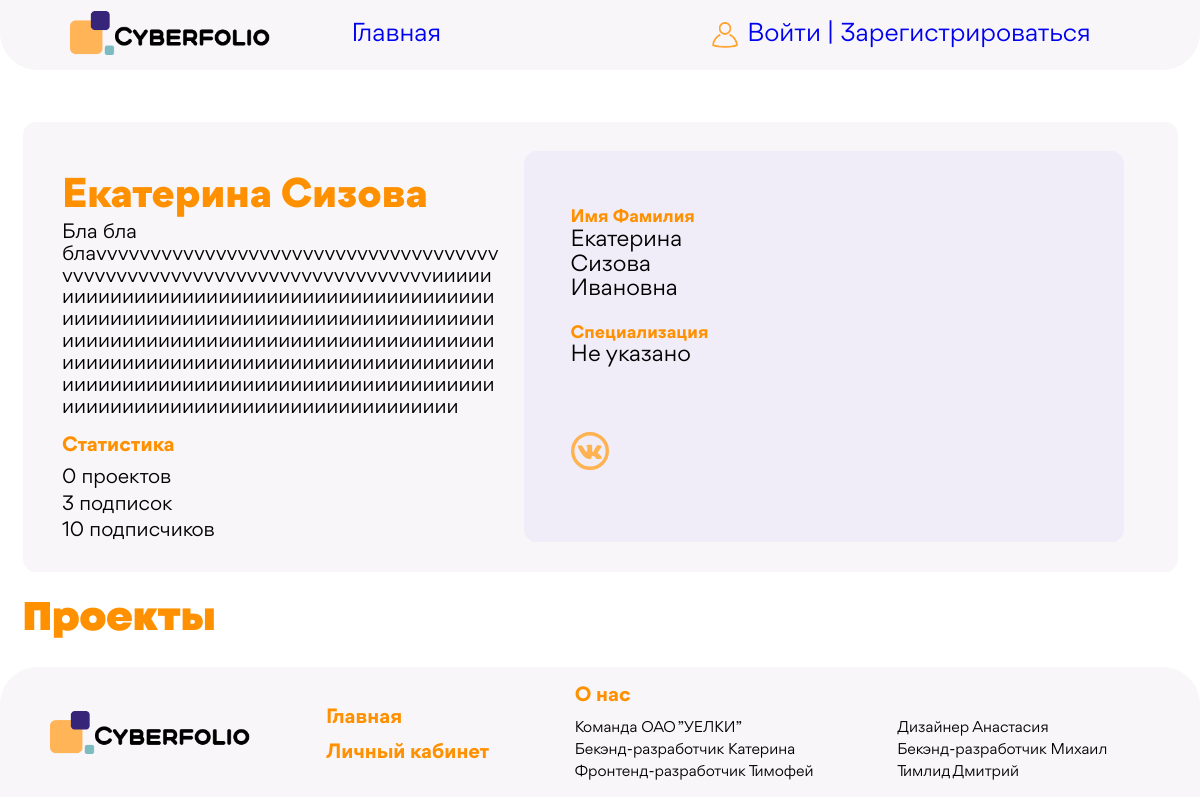
Before: /profile/katrijein with the older database file.
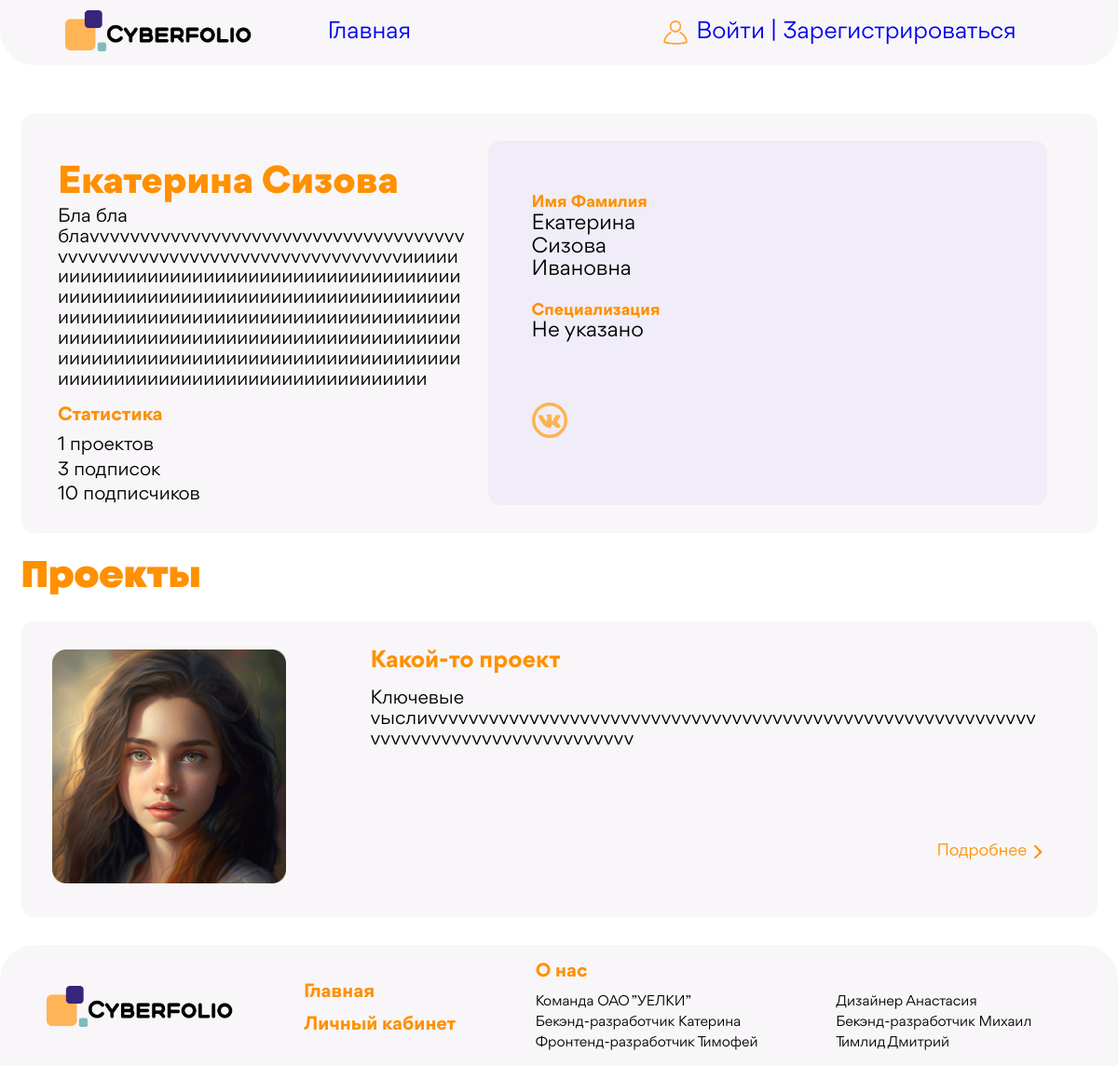
After: the same page with the newer database file.
### Accounts/models.py (models this page shows, shortened)
class User(AbstractUser):
    sur_sur_name = models.CharField(max_length=20, verbose_name="Фамилия",blank=True)
    slug = models.SlugField(verbose_name='Слаг', unique=True)
    descriptions = models.TextField(max_length=300, verbose_name='Описание',blank=True)
    email = models.EmailField(verbose_name='Почта',blank=True)
    spec = models.ForeignKey('Specs', db_index=True, on_delete=models.PROTECT, verbose_name="Специализация",blank=True, default=1)
    photo = models.ImageField(upload_to=user_directory_path, blank=True, verbose_name="Фото")
    time_create = models.DateTimeField(auto_now_add=True, verbose_name="Время создания")
    vk_url = models.URLField(max_length=128, blank=True, verbose_name='VK')
    hh_url = models.URLField(max_length=128,blank=True, verbose_name='HH')
    behance_url = models.URLField(max_length=128,blank=True,verbose_name='BH')
    def get_projects(self):
        return Project.objects.all().filter(users=self)
    def count_projects(self):
        return self.get_projects().count()
    def get_followers(self):
        return Follow.objects.all().filter(follow_from_id=self.id).values_list('follow_to', flat=True)
    def count_followers(self):
        return self.get_followers().count()
    def count_followings(self):
        return Follow.objects.all().filter(follow_to_id=self.id).count()
    class Meta:
        verbose_name = 'Юзер'
        verbose_name_plural = 'Юзеры'
        ordering = ['id']

class Specs(models.Model):
    name = models.CharField(max_length=40, verbose_name="Специализация")
    def __str__(self):
        return self.name
    class Meta:
        verbose_name = 'Специализация'
        verbose_name_plural = 'Специализации'
        ordering = ['id']

class Project(models.Model):
    slug = models.SlugField(verbose_name='Слаг', unique=False)
    name = models.CharField(max_length=50, db_index=True, verbose_name="Название")
    users = models.ManyToManyField(User)
    type = models.ForeignKey('TypeProject', on_delete=models.PROTECT, verbose_name='Тип преокта', default=1)
    spec_proj = models.ForeignKey('SpecProject', on_delete=models.PROTECT, verbose_name='Специализация', default=1)
    sum_unregistred = models.IntegerField(default=0, verbose_name='Сумма оценок незареганных')
    count_unregistred = models.IntegerField(default=0, verbose_name='Количество оценок незареганных')
    descriptions = models.TextField(max_length=300, verbose_name='Описание')
    key_words= models.TextField(max_length=100, verbose_name='Ключевые слова')
    url = models.URLField(max_length=128,  blank=True, verbose_name='URL')
    time_developing = models.CharField(max_length=30,  verbose_name="Время разработки")
    teammate1 = models.URLField(max_length=128,  blank=True, verbose_name='Тиммейт1')
    teammate2 = models.URLField(max_length=128,  blank=True, verbose_name='Тиммейт2')
    teammate3 = models.URLField(max_length=128,  blank=True, verbose_name='Тиммейт3')
    teammate4 = models.URLField(max_length=128,  blank=True, verbose_name='Тиммейт4')
    teammate5 = models.URLField(max_length=128,  blank=True, verbose_name='Тиммейт5')
    avatar_image = models.ImageField(upload_to=project_directory_path, blank=True, verbose_name="Аватар")
    main_image = models.ImageField(upload_to=project_directory_path, blank=True, verbose_name="Основное фото")
    class Meta:
        verbose_name = 'Проект'
        verbose_name_plural = 'Проекты'
        ordering = ['id']

### Accounts/views.py (the view)
# urls.py: path('profile/<slug:slug>', Profile.as_view(), name='profile'),
class Profile(DetailView):
    model = User
    template_name = 'user_profile.html'
    context_object_name = 'user'
    def get(self, request, *args, **kwargs):
        slug = self.kwargs.get(self.slug_url_kwarg, None)
        user_profile = get_object_or_404(User,slug=slug)
        is_your_profile = False
        if request.user.is_authenticated:
            if user_profile.id == request.user.id:
                is_your_profile = True
        return render(request, 'user_profile.html', {'user': user_profile, 'is_your_profile': is_your_profile, 'projects':user_profile.get_projects(), 'title': slug})

### templates/user_profile.html (shortened to what this page needs)
{% extends 'base.html' %}
{% load static %}
{% block css %}
    <link rel="stylesheet" href="{% static 'css/normalize.css' %}">
    <link rel="stylesheet" href="{% static 'css/general_styles.css' %}">
    <link rel="stylesheet" href="{% static 'css/user-profile_styles.css' %}">
    <link href = "{% static 'fonts/stylesheet.css' %}" rel = "stylesheet" type = "text/css" />
{% endblock %}
{% block content %}
    <div class="container user-info-container">
        <div class="left-user-section">
            <h1 class="user-header">{{ user.first_name }} {{ user.last_name }}</h1>
            <p class="user-info user-text">{{ user.descriptions }}</p>
            <div class="user-statistic-container">
                <div class="user-statistic">
                    <div class="first-colum">
                        <h3 class="user-statistic-header">Статистика</h3>
                        <ul class="statistic-list">
                            <li class="statistic-item">{{ user.count_projects }} проектов</li>
                            <li class="statistic-item">{{ user.count_followers }} подписок</li>
                            <li class="statistic-item">{{ user.count_followings }} подписчиков</li>
                        </ul>
                    </div>
                </div>
            </div>
        </div>
        <div class="right-user-section">
            <div class="personal-user-info">
                <h4 class="personal-header">Имя Фамилия</h4>
                <p class="personal-item">{{ user.first_name }}</p>
                <p class="personal-item">{{ user.last_name}} </p>
                <p class="personal-item">{{user.sur_sur_name}} </p>
                <h4 class="personal-header">Специализация</h4>
                <p class="personal-item">{{ user.spec }}</p>
                <ul class="user-contacts">
                    {% if user.vk_url %}
                    <li class="contact-item">
                        <a href="{{ user.vk_url }}" class="contact">
                            <img src="{% static 'images/vk-icon.svg' %}" alt="" class="contact-img">
                        </a>
                    </li>
                    {% endif %}
                </ul>
            </div>
            <div class="user-avatar">
            </div>
        </div>
    </div>
    <div class="container second-container">
        <h1 class="projects-header">Проекты</h1>
    </div>
    {% for project in projects %}
        <div class="container third-container">
            <div class="project-avatar-aria">
                {% if project.avatar_image %}
                    <img src="{{ project.avatar_image.url }}" alt="" class="avatar">
                {% else %}
                    <img src="{% static '/images/user-image.png' %}" alt="" class="avatar">
                {% endif %}
            </div>
            <div class="project-info-aria">
                <div>
                    <h3 class="project-name">{{ project.name }}</h3>
                    <p class="project-info user-text">{{ project.key_words }}</p>
                </div>
                <div class="about-project-section">
                    <a href="{% url 'project' profile_slug=user.slug post_slug=project.slug %}" class="project-link">
                        <h5 class="abour-project">Подробнее</h5>
                        <img class="abour-project-icon" src="{% static 'images/about-project-icon.svg' %}">
                    </a>
                </div>
            </div>
        </div>
    {% endfor %}
{% endblock %}

Changed rows visible on the page:
computed for User "Екатерина": count_projects "0" → "1"
now on this page (row edited): Project: name "Какой-то проект", key_words "Ключевые vыслиvvvvvvvvvvvvvvvvvvvvvvvvvvvvvvvvvvvvvvvvvvvvvvvvvvvvvvvvvvvvvvvvvvvvvvvvvvvvvvvvvvvvvv"
